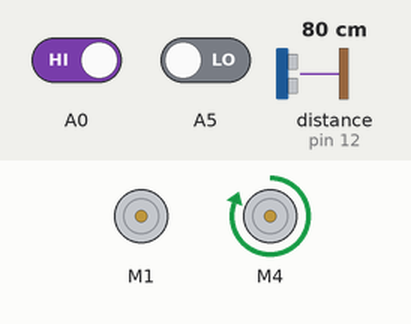
Simulated run of this sketch. Board: Arduino Uno, built with avr-gcc and run on an emulated ATmega328P. On the bench: 2 × DC motor (green arrow = forward, orange = backward, longer = faster). Wiring (inferred from the names in the program): ultrasonic range finder: trigger pin 13; echo pin 12. The test bench sets the inputs (shaded band); at power-on: A0 HIGH, A5 LOW, distance to the obstacle (sensor on pin 12) 80 cm. The echo pulse lasts 58.3 µs per cm; what the sketch prints to the serial monitor is not drawn.

Above: at 1.2 s.
1.3 s: A0 driven LOW
At 1.9 s:
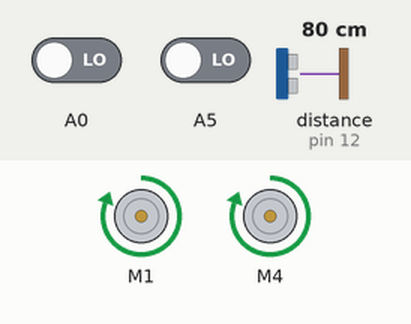
2.9 s: A5 driven HIGH
At 3.6 s:
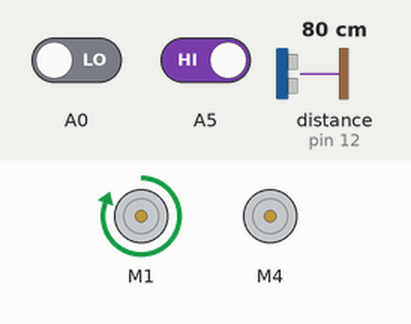
4.5 s: A5 driven LOW
At 5.7 s:
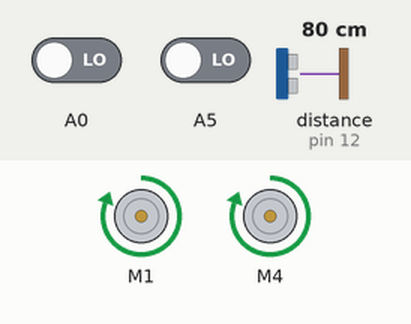
6.1 s: A0 driven HIGH
At 7.4 s:
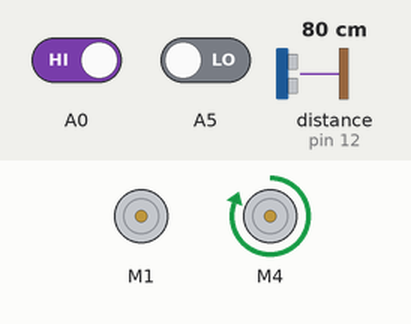
Timing chart, 0 to 8.7 s (numbered marks = the images above; inputs shaded):
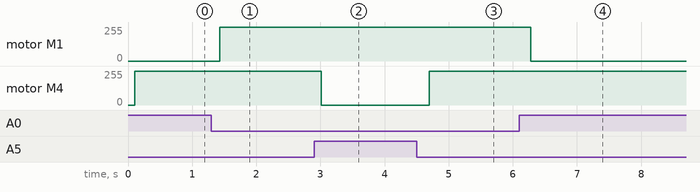

The sketch:

arduino_line_tracer.ino
```cpp
#include <SoftwareSerial.h>
#include <AFMotor.h>
AF_DCMotor motor_L(1);              // 모터드라이버 L293D  1: M1에 연결,  4: M4에 연결
AF_DCMotor motor_R(4);

int trig = 13;
int echo = 12;

void setup() {
  Serial.begin(9600);              // PC와의 시리얼 통신속도
  Serial.println("Eduino Smart Car Start!");

  // turn on motor
  motor_L.setSpeed(255);              // 왼쪽 모터의 속도
  motor_L.run(RELEASE);
  motor_R.setSpeed(255);              // 오른쪽 모터의 속도
  motor_R.run(RELEASE);

  pinMode(trig, OUTPUT);
  pinMode(echo, INPUT);
}

void loop() {
    int val1 = digitalRead(A0);    // 라인센서1
    int val2 = digitalRead(A5);    // 라인센서2

    long duration, distance;
    digitalWrite(trig, LOW);
    delayMicroseconds(2);
    digitalWrite(trig, HIGH);
    delayMicroseconds(10);
    digitalWrite(trig, LOW);
    duration = pulseIn(echo, HIGH);
    distance = duration / 29 / 2; // cm 단위

    Serial.println(distance);
      delay(100);

      if (val1 == 0 && val2 == 0) {                   // 직진
        // Serial.print(1);
       motor_L.run(FORWARD);
       motor_R.run(FORWARD);
      }
      else if (val1 == 0 && val2 == 1) {              // 우회전
        // Serial.print(2);
       motor_L.run(FORWARD);
       motor_R.run(RELEASE);
      }
      else if (val1 == 1 && val2 == 0) {              // 좌회전
        // Serial.print(3);
        motor_L.run(RELEASE);
        motor_R.run(FORWARD);
        delay(15);
      }
      else if (val1 == 1 && val2 == 1) {              // 정지  distance < 5
        // Serial.print(4);
        motor_L.run(RELEASE);
        motor_R.run(RELEASE);
      }

}
```

Measured:
- after the input at 1.3 s, motor M1: stopped → forward 255/255 after 0.13 s
- after the input at 2.9 s, motor M4: forward 255/255 → stopped after 0.11 s
- after the input at 4.5 s, motor M4: stopped → forward 255/255 after 0.20 s
- after the input at 6.1 s, motor M1: forward 255/255 → stopped after 0.18 s
